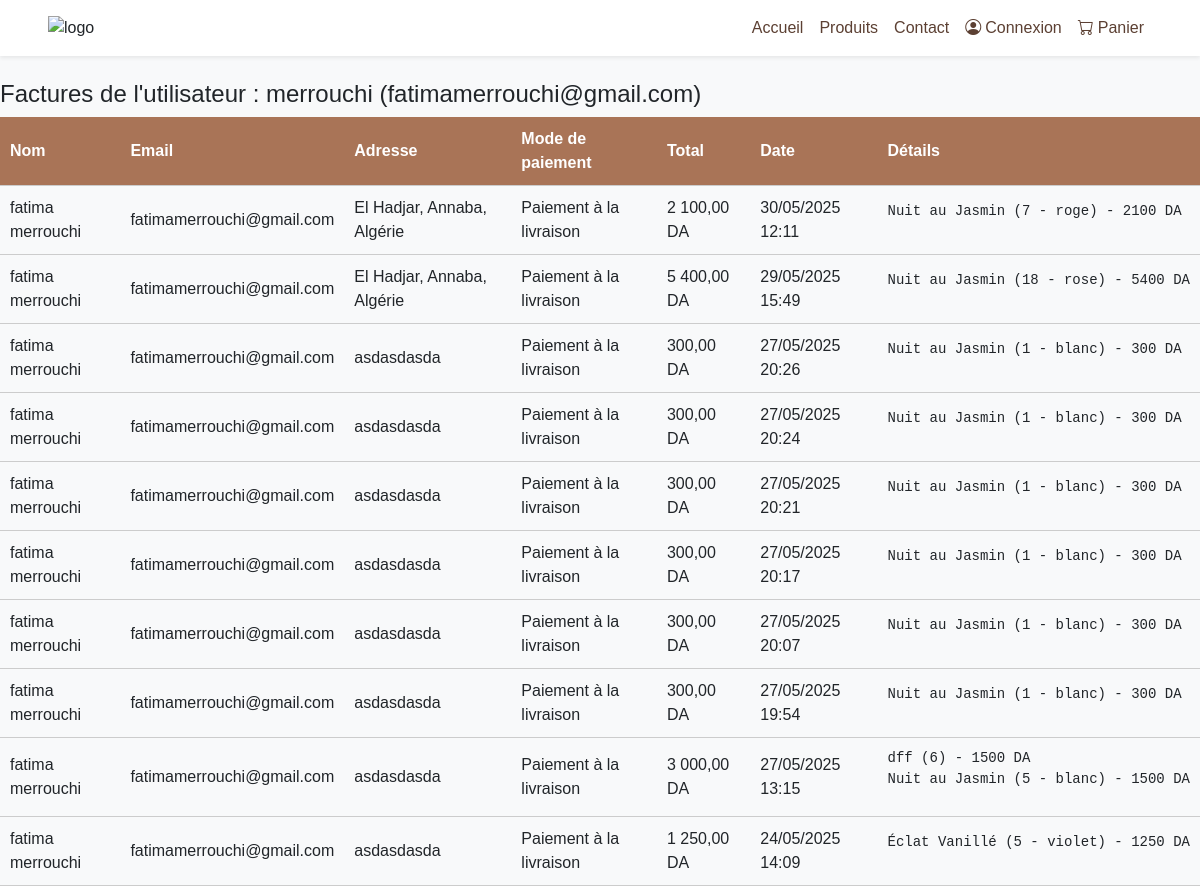
/facture_utilisateur.php?id_user=13, run on the app's committed database.
### tables this page shows
CREATE TABLE `utilisateurs` (
  `id` int(11) NOT NULL,
  `email` varchar(100) NOT NULL,
  `mot_de_passe` varchar(100) NOT NULL,
  `role` enum('admin','client') DEFAULT 'client',
  `nom` varchar(100) NOT NULL,
  `prenom` varchar(100) NOT NULL,
  `date_inscription` datetime DEFAULT current_timestamp()
);

CREATE TABLE `factures` (
  `id` int(11) NOT NULL,
  `nom_client` varchar(255) NOT NULL,
  `email` varchar(255) NOT NULL,
  `adresse` text NOT NULL,
  `mode_paiement` enum('Carte Bancaire','Paiement à la livraison') NOT NULL,
  `total` decimal(10,2) NOT NULL,
  `date_achat` datetime NOT NULL,
  `details` text NOT NULL,
  `id_user` int(11) NOT NULL,
  `telephone` varchar(20) DEFAULT NULL
);

### facture_utilisateur.php (the view, shortened to what this page needs)
<?php
$conn = new mysqli("localhost", "root", "", "byhande");
$id_user = intval($_GET['id_user']);
$utilisateur = $conn->query("SELECT nom, email FROM utilisateurs WHERE id = $id_user")->fetch_assoc();
$factures = $conn->query("SELECT * FROM factures WHERE id_user = $id_user ORDER BY date_achat DESC");
?>
<!DOCTYPE html>
<html lang="fr">
<head>
    <link href="https://cdn.jsdelivr.net/npm/bootstrap@5.3.0/dist/css/bootstrap.min.css" rel="stylesheet">
    <link href="https://cdn.jsdelivr.net/npm/bootstrap-icons@1.10.5/font/bootstrap-icons.css" rel="stylesheet">
</head>
<body>
<nav class="navbar navbar-expand-lg navbar-light shadow-sm">
    <div class="container-fluid px-5">
        <img src="logo.jpg" alt="logo" width="120" height="auto">
        <div class="collapse navbar-collapse justify-content-end" id="navbarNav">
            <ul class="navbar-nav">
                <li class="nav-item">
                    <a class="nav-link nav-link-custom <?= ($currentPage == 'accueil.php') ? 'active' : '' ?>" href="accueil.php">Accueil</a>
                </li>
                <li class="nav-item">
                    <a class="nav-link nav-link-custom <?= ($currentPage == 'accueil.php#produits') ? 'active' : '' ?>" href="accueil.php#produits">Produits</a>
                </li>
                <li class="nav-item">
                    <a class="nav-link nav-link-custom <?= ($currentPage == 'accueil.php#contact') ? 'active' : '' ?>" href="accueil.php#contact">Contact</a>
                </li>
                <li class="nav-item">
                    <a class="nav-link d-flex align-items-center nav-link-custom <?= ($currentPage == 'login.php') ? 'active' : '' ?>" href="login.php"><i class="bi bi-person-circle me-1"></i> Connexion</a>
                </li>
                <li class="nav-item">
                    <a class="nav-link d-flex align-items-center nav-link-custom <?= ($currentPage == 'panier.php') ? 'active' : '' ?>" href="panier.php"><i class="bi bi-cart me-1"></i> Panier</a>
                </li>
            </ul>
        </div>
    </div>
</nav>
<br>
<h4>Factures de l'utilisateur : <?= htmlspecialchars($utilisateur['nom']) ?> (<?= htmlspecialchars($utilisateur['email']) ?>)</h4>
<table>
    <thead>
        <tr>
            <th>Nom</th>
            <th>Email</th>
            <th>Adresse</th>
            <th>Mode de paiement</th>
            <th>Total</th>
            <th>Date</th>
            <th>Détails</th>
        </tr>
    </thead>
    <tbody>
    <?php while($facture = $factures->fetch_assoc()): ?>
        <tr>
            <td><?= htmlspecialchars($facture['nom_client']) ?></td>
            <td><?= htmlspecialchars($facture['email']) ?></td>
            <td><?= htmlspecialchars($facture['adresse']) ?></td>
            <td><?= htmlspecialchars($facture['mode_paiement']) ?></td>
            <td><?= number_format($facture['total'], 2, ',', ' ') ?> DA</td>
            <td>
                <?php
                if ($facture['date_achat'] && $facture['date_achat'] !== '0000-00-00 00:00:00') {
                    $date = new DateTime($facture['date_achat']);
                    echo $date->format('d/m/Y H:i');
                } else {
                    echo "Date invalide";
                }
                ?>
            </td>
            <td><pre><?= htmlspecialchars($facture['details']) ?></pre></td>
        </tr>
    <?php endwhile; ?>
    </tbody>
</table>
</body>
</html>

### facture_utilisateur.php (style rules this page uses)
body { font-family: Arial, sans-serif; background-color: #f8f9fa; }
.navbar { background-color: white !important; position: sticky; top: 0; z-index: 1030; }
.navbar .nav-link, .navbar .navbar-brand { color: #5c4033 !important; transition: all 0.3s ease; }
table { width: 100%; border-collapse: collapse; }
th, td { padding: 10px; border-bottom: 1px solid #ccc; }
th { background-color: #a97457; color: white; }

### data on the page
utilisateurs: nom "merrouchi", email "fatimamerrouchi@gmail.com"
factures: nom_client "fatima merrouchi", email "fatimamerrouchi@gmail.com", adresse "El Hadjar, Annaba, Algérie", mode_paiement "Paiement à la livraison", total "2 100,00", date_achat "30/05/2025 12:11", details "Nuit au Jasmin (7 - roge) - 2100 DA"
factures: nom_client "fatima merrouchi", email "fatimamerrouchi@gmail.com", adresse "El Hadjar, Annaba, Algérie", mode_paiement "Paiement à la livraison", total "5 400,00", date_achat "29/05/2025 15:49", details "Nuit au Jasmin (18 - rose) - 5400 DA"
factures: nom_client "fatima merrouchi", email "fatimamerrouchi@gmail.com", adresse "asdasdasda", mode_paiement "Paiement à la livraison", total "300,00", date_achat "27/05/2025 20:26", details "Nuit au Jasmin (1 - blanc) - 300 DA"
factures: nom_client "fatima merrouchi", email "fatimamerrouchi@gmail.com", adresse "asdasdasda", mode_paiement "Paiement à la livraison", total "300,00", date_achat "27/05/2025 20:24", details "Nuit au Jasmin (1 - blanc) - 300 DA"
factures: nom_client "fatima merrouchi", email "fatimamerrouchi@gmail.com", adresse "asdasdasda", mode_paiement "Paiement à la livraison", total "300,00", date_achat "27/05/2025 20:21", details "Nuit au Jasmin (1 - blanc) - 300 DA"
factures: nom_client "fatima merrouchi", email "fatimamerrouchi@gmail.com", adresse "asdasdasda", mode_paiement "Paiement à la livraison", total "300,00", date_achat "27/05/2025 20:17", details "Nuit au Jasmin (1 - blanc) - 300 DA"
factures: nom_client "fatima merrouchi", email "fatimamerrouchi@gmail.com", adresse "asdasdasda", mode_paiement "Paiement à la livraison", total "300,00", date_achat "27/05/2025 20:07", details "Nuit au Jasmin (1 - blanc) - 300 DA"
factures: nom_client "fatima merrouchi", email "fatimamerrouchi@gmail.com", adresse "asdasdasda", mode_paiement "Paiement à la livraison", total "300,00", date_achat "27/05/2025 19:54", details "Nuit au Jasmin (1 - blanc) - 300 DA"
factures: nom_client "fatima merrouchi", email "fatimamerrouchi@gmail.com", adresse "asdasdasda", mode_paiement "Paiement à la livraison", total "3 000,00", date_achat "27/05/2025 13:15", details "dff (6) - 1500 DA Nuit au Jasmin (5 - blanc) - 1500 DA"
factures: nom_client "fatima merrouchi", email "fatimamerrouchi@gmail.com", adresse "asdasdasda", mode_paiement "Paiement à la livraison", total "1 250,00", date_achat "24/05/2025 14:09", details "Éclat Vanillé (5 - violet) - 1250 DA"
